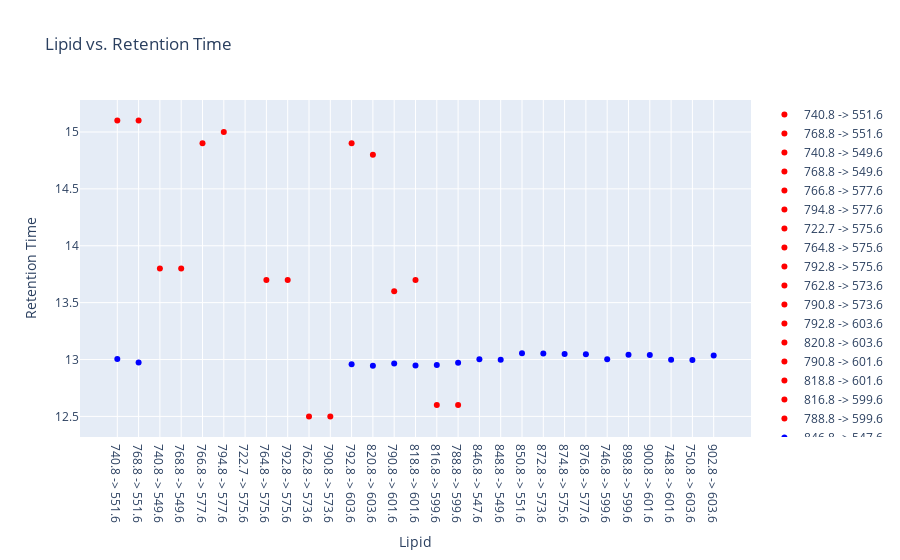

Here is the notebook cell this chart was saved with:
### Code cell
# import plotly.graph_objects as go

# fig = go.Figure()

# # For each unique transition in C_df, create a separate trace
# for transition in C_df['MRM Transition'].unique():
#     df = C_df[C_df['MRM Transition'] == transition]
#     fig.add_trace(go.Scatter(
#         y=df['Retention Time'], 
#         x=df['MRM Transition'],
#         mode='markers',
#         name=transition
#     ))

# # For each unique transition in sorted_df, create a separate trace
# for transition in sorted_df['Transition'].unique():
#     df = sorted_df[sorted_df['Transition'] == transition]
#     fig.add_trace(go.Scatter(
#         y=df['Mean_Retention_Time'], 
#         x=df['Transition'],
#         mode='markers',
#         name=transition
#     ))

# # Define the layout
# fig.update_layout(
#     title='Lipid vs. Retention Time',
#     yaxis_title='Retention Time',
#     xaxis_title='Lipid'
# )

# # Show the plot
# fig.show()

# import plotly.graph_objects as go

# fig = go.Figure()

# # For each unique transition in C_df, create a separate trace
# for transition in C_df['MRM Transition'].unique():
#     df = C_df[C_df['MRM Transition'] == transition]
#     fig.add_trace(go.Scatter(
#         y=df['Retention Time'], 
#         x=df['MRM Transition'],
#         mode='markers',
#         name=transition,
#         marker=dict(color='red')  # Set color to red for C_df
#     ))

# # For each unique transition in sorted_df, create a separate trace
# for transition in sorted_df['Transition'].unique():
#     df = sorted_df[sorted_df['Transition'] == transition]
#     fig.add_trace(go.Scatter(
#         y=df['Mean_Retention_Time'], 
#         x=df['Transition'],
#         mode='markers',
#         name=transition,
#         marker=dict(color='blue')  # Set color to blue for sorted_df
#     ))

# # Define the layout
# fig.update_layout(
#     title='Lipid vs. Retention Time',
#     yaxis_title='Retention Time',
#     xaxis_title='Lipid'
# )

# # Show the plot
# fig.show()

import plotly.graph_objects as go

fig = go.Figure()

# For each unique transition in C_df, create a separate trace
for transition in C_df['MRM Transition'].unique():
    df = C_df[C_df['MRM Transition'] == transition]
    fig.add_trace(go.Scatter(
        y=df['Retention Time'], 
        x=df['MRM Transition'],
        mode='markers',
        name=transition,
        hovertext=df['Lipid'],
        marker=dict(color='red')  # Set color to red for C_df
    ))

# For each unique transition in sorted_df, create a separate trace
for transition in sorted_df['Transition'].unique():
    df = sorted_df[sorted_df['Transition'] == transition]
    fig.add_trace(go.Scatter(
        y=df['Mean_Retention_Time'], 
        x=df['Transition'],
        mode='markers',
        name=transition,
        hovertext=df['Lipid'],
        marker=dict(color='blue')  # Set color to blue for sorted_df
    ))

# Define the layout
fig.update_layout(
    title='Lipid vs. Retention Time',
    yaxis_title='Retention Time',
    xaxis_title='Lipid'
)

# Show the plot
fig.show()

### Figure 1 — Plotly figure (JSON) as saved in the notebook; plotly's stock layout.template omitted (floating-point values rounded to 4 significant figures)
{"data": [{"hovertext": ["TG 50:1"], "marker": {"color": "red"}, "mode": "markers", "name": "740.8 -> 551.6", "type": "scatter", "x": ["740.8 -> 551.6"], "y": [15.1]}, {"hovertext": ["TG 50:1"], "marker": {"color": "red"}, "mode": "markers", "name": "768.8 -> 551.6", "type": "scatter", "x": ["768.8 -> 551.6"], "y": [15.1]}, {"hovertext": ["TG 50:2"], "marker": {"color": "red"}, "mode": "markers", "name": "740.8 -> 549.6", "type": "scatter", "x": ["740.8 -> 549.6"], "y": [13.8]}, {"hovertext": ["TG 50:2"], "marker": {"color": "red"}, "mode": "markers", "name": "768.8 -> 549.6", "type": "scatter", "x": ["768.8 -> 549.6"], "y": [13.8]}, {"hovertext": ["TG 52:2"], "marker": {"color": "red"}, "mode": "markers", "name": "766.8 -> 577.6", "type": "scatter", "x": ["766.8 -> 577.6"], "y": [14.9]}, {"hovertext": ["TG 52:2"], "marker": {"color": "red"}, "mode": "markers", "name": "794.8 -> 577.6", "type": "scatter", "x": ["794.8 -> 577.6"], "y": [15]}, {"hovertext": ["TG 52:3"], "marker": {"color": "red"}, "mode": "markers", "name": "722.7 -> 575.6", "type": "scatter", "x": ["722.7 -> 575.6"], "y": [null]}, {"hovertext": ["TG 52:3"], "marker": {"color": "red"}, "mode": "markers", "name": "764.8 -> 575.6", "type": "scatter", "x": ["764.8 -> 575.6"], "y": [13.7]}, {"hovertext": ["TG 52:3"], "marker": {"color": "red"}, "mode": "markers", "name": "792.8 -> 575.6", "type": "scatter", "x": ["792.8 -> 575.6"], "y": [13.7]}, {"hovertext": ["TG 52:4"], "marker": {"color": "red"}, "mode": "markers", "name": "762.8 -> 573.6", "type": "scatter", "x": ["762.8 -> 573.6"], "y": [12.5]}, {"hovertext": ["TG 52:4"], "marker": {"color": "red"}, "mode": "markers", "name": "790.8 -> 573.6", "type": "scatter", "x": ["790.8 -> 573.6"], "y": [12.5]}, {"hovertext": ["TG 54:3"], "marker": {"color": "red"}, "mode": "markers", "name": "792.8 -> 603.6", "type": "scatter", "x": ["792.8 -> 603.6"], "y": [14.9]}, {"hovertext": ["TG 54:3"], "marker": {"color": "red"}, "mode": "markers", "name": "820.8 -> 603.6", "type": "scatter", "x": ["820.8 -> 603.6"], "y": [14.8]}, {"hovertext": ["TG 54:4"], "marker": {"color": "red"}, "mode": "markers", "name": "790.8 -> 601.6", "type": "scatter", "x": ["790.8 -> 601.6"], "y": [13.6]}, {"hovertext": ["TG 54:4"], "marker": {"color": "red"}, "mode": "markers", "name": "818.8 -> 601.6", "type": "scatter", "x": ["818.8 -> 601.6"], "y": [13.7]}, {"hovertext": ["TG 54:5"], "marker": {"color": "red"}, "mode": "markers", "name": "816.8 -> 599.6", "type": "scatter", "x": ["816.8 -> 599.6"], "y": [12.6]}, {"hovertext": ["TG 54:5"], "marker": {"color": "red"}, "mode": "markers", "name": "788.8 -> 599.6", "type": "scatter", "x": ["788.8 -> 599.6"], "y": [12.6]}, {"hovertext": ["[TG(50:3)]_FA18:1"], "marker": {"color": "blue"}, "mode": "markers", "name": "846.8 -> 547.6", "type": "scatter", "x": ["846.8 -> 547.6"], "y": [13.0]}, {"hovertext": ["[TG(51:9),TG(50:2)]_FA18:1"], "marker": {"color": "blue"}, "mode": "markers", "name": "848.8 -> 549.6", "type": "scatter", "x": ["848.8 -> 549.6"], "y": [13.0]}, {"hovertext": ["n-9 [TG(51:8),TG(50:1)]_FA18:1"], "marker": {"color": "blue"}, "mode": "markers", "name": "740.8 -> 551.6", "type": "scatter", "x": ["740.8 -> 551.6"], "y": [13.01]}, {"hovertext": ["n-7 [TG(51:8),TG(50:1)]_FA18:1"], "marker": {"color": "blue"}, "mode": "markers", "name": "768.8 -> 551.6", "type": "scatter", "x": ["768.8 -> 551.6"], "y": [12.97]}, {"hovertext": ["[TG(51:8),TG(50:1)]_FA18:1"], "marker": {"color": "blue"}, "mode": "markers", "name": "850.8 -> 551.6", "type": "scatter", "x": ["850.8 -> 551.6"], "y": [13.06]}, {"hovertext": ["[TG(52:4)]_FA18:1"], "marker": {"color": "blue"}, "mode": "markers", "name": "872.8 -> 573.6", "type": "scatter", "x": ["872.8 -> 573.6"], "y": [13.05]}, {"hovertext": ["[TG(53:10),TG(52:3)]_FA18:1"], "marker": {"color": "blue"}, "mode": "markers", "name": "874.8 -> 575.6", "type": "scatter", "x": ["874.8 -> 575.6"], "y": [13.05]}, {"hovertext": ["[TG(53:9),TG(52:2)]_FA18:1"], "marker": {"color": "blue"}, "mode": "markers", "name": "876.8 -> 577.6", "type": "scatter", "x": ["876.8 -> 577.6"], "y": [13.05]}, {"hovertext": ["n-12 [TG(54:5)]_FA18:1"], "marker": {"color": "blue"}, "mode": "markers", "name": "746.8 -> 599.6", "type": "scatter", "x": ["746.8 -> 599.6"], "y": [13.0]}, {"hovertext": ["[TG(54:5)]_FA18:1"], "marker": {"color": "blue"}, "mode": "markers", "name": "898.8 -> 599.6", "type": "scatter", "x": ["898.8 -> 599.6"], "y": [13.04]}, {"hovertext": ["n-9 [TG(54:5)]_FA18:1"], "marker": {"color": "blue"}, "mode": "markers", "name": "788.8 -> 599.6", "type": "scatter", "x": ["788.8 -> 599.6"], "y": [12.97]}, {"hovertext": ["n-7 [TG(54:5)]_FA18:1"], "marker": {"color": "blue"}, "mode": "markers", "name": "816.8 -> 599.6", "type": "scatter", "x": ["816.8 -> 599.6"], "y": [12.95]}, {"hovertext": ["n-7 [TG(55:11),TG(54:4)]_FA18:1"], "marker": {"color": "blue"}, "mode": "markers", "name": "818.8 -> 601.6", "type": "scatter", "x": ["818.8 -> 601.6"], "y": [12.95]}, {"hovertext": ["[TG(55:11),TG(54:4)]_FA18:1"], "marker": {"color": "blue"}, "mode": "markers", "name": "900.8 -> 601.6", "type": "scatter", "x": ["900.8 -> 601.6"], "y": [13.04]}, {"hovertext": ["n-9 [TG(55:11),TG(54:4)]_FA18:1"], "marker": {"color": "blue"}, "mode": "markers", "name": "790.8 -> 601.6", "type": "scatter", "x": ["790.8 -> 601.6"], "y": [12.96]}, {"hovertext": ["n-12 [TG(55:11),TG(54:4)]_FA18:1"], "marker": {"color": "blue"}, "mode": "markers", "name": "748.8 -> 601.6", "type": "scatter", "x": ["748.8 -> 601.6"], "y": [13.0]}, {"hovertext": ["n-9 [TG(55:10),TG(54:3)]_FA18:1"], "marker": {"color": "blue"}, "mode": "markers", "name": "792.8 -> 603.6", "type": "scatter", "x": ["792.8 -> 603.6"], "y": [12.96]}, {"hovertext": ["n-12 [TG(55:10),TG(54:3)]_FA18:1"], "marker": {"color": "blue"}, "mode": "markers", "name": "750.8 -> 603.6", "type": "scatter", "x": ["750.8 -> 603.6"], "y": [12.99]}, {"hovertext": ["n-7 [TG(55:10),TG(54:3)]_FA18:1"], "marker": {"color": "blue"}, "mode": "markers", "name": "820.8 -> 603.6", "type": "scatter", "x": ["820.8 -> 603.6"], "y": [12.94]}, {"hovertext": ["[TG(55:10),TG(54:3)]_FA18:1"], "marker": {"color": "blue"}, "mode": "markers", "name": "902.8 -> 603.6", "type": "scatter", "x": ["902.8 -> 603.6"], "y": [13.04]}], "layout": {"title": {"text": "Lipid vs. Retention Time"}, "xaxis": {"title": {"text": "Lipid"}}, "yaxis": {"title": {"text": "Retention Time"}}}}
